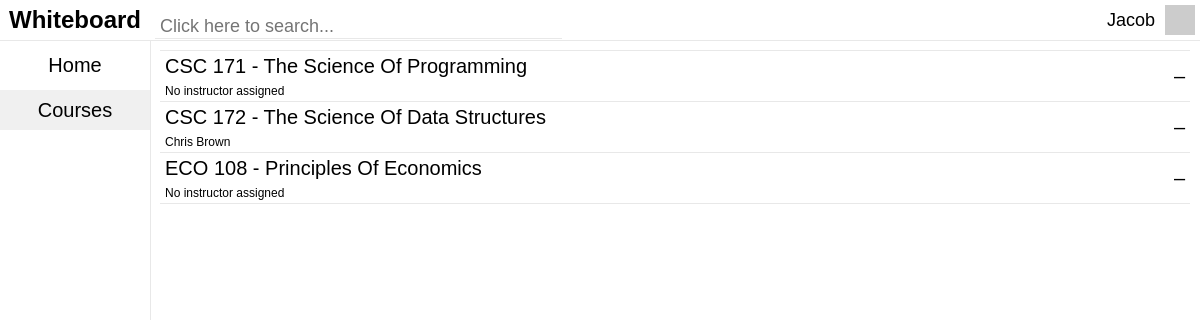
The page /site/courses.php (signed in) on the database as committed earlier.
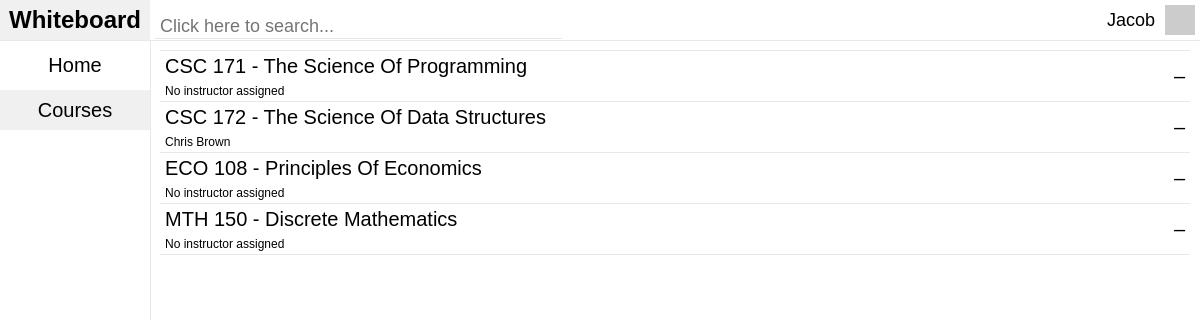
The same page on the database as committed later.
### tables this page shows
CREATE TABLE `sectionStudents` (
`sectionStudentID` int(10) unsigned NOT NULL,
  `is_active` tinyint(1) NOT NULL,
  `userID` int(10) unsigned NOT NULL,
  `sectionID` int(10) unsigned NOT NULL,
  `is_pass_fail` tinyint(1) NOT NULL,
  `is_satisfactory_fail` tinyint(1) NOT NULL,
  `is_no_credit` tinyint(1) NOT NULL
);

CREATE TABLE `courses` (
`courseID` int(10) unsigned NOT NULL,
  `school` varchar(64) NOT NULL,
  `department` char(3) NOT NULL,
  `number` smallint(3) unsigned NOT NULL,
  `type` enum('MAIN_COURSE','LAB','RECITATION','WORKSHOP') NOT NULL,
  `title` varchar(64) NOT NULL,
  `description` text NOT NULL,
  `credits` decimal(2,1) unsigned NOT NULL,
  `requirements` text,
  `clusters` text COMMENT 'This should be removed and expanded into a whole tables, but for now we''re not dealing with clusters and just leaving them as text.',
  `prerequisites` text,
  `cross_listed` text
);

CREATE TABLE `users` (
`userID` int(10) unsigned NOT NULL,
  `type` enum('STUDENT','TEACHER','ADMIN') NOT NULL,
  `username` varchar(64) NOT NULL,
  `password_hash` char(255) NOT NULL,
  `email` varchar(64) NOT NULL,
  `activation_hash` char(40) DEFAULT NULL,
  `is_active` tinyint(1) DEFAULT NULL COMMENT 'NULL = is banned',
  `password_reset_hash` char(40) DEFAULT NULL,
  `password_reset_time` int(10) unsigned DEFAULT NULL,
  `rememberme_token` char(64) DEFAULT NULL,
  `failed_logins` tinyint(3) unsigned NOT NULL DEFAULT '0' COMMENT 'Ban them after 255 failed logins',
  `last_failed_login_time` int(10) unsigned DEFAULT NULL,
  `registration_ip` varchar(39) DEFAULT NULL COMMENT 'Might remove this',
  `name_first` varchar(64) NOT NULL,
  `name_last` varchar(64) NOT NULL,
  `name_suffix` varchar(10) NOT NULL,
  `expected_graduation` smallint(5) unsigned DEFAULT NULL,
  `birth_year` smallint(6) NOT NULL,
  `birth_day` tinyint(2) DEFAULT NULL,
  `birth_month` tinyint(2) unsigned DEFAULT NULL,
  `registration_time` int(10) unsigned NOT NULL
);

### site/classes/Login.php (called while the page is built, shortened)
<?php
class Login
{
	public $db_connection = null;
	private $type = "";
	private $user_is_logged_in = false;
	public function databaseConnection()
	{
		if ($this->db_connection != null) {
			return true;
		} else {
			try {
				$this->db_connection = new PDO('mysql:host='. DB_HOST .';dbname='. DB_NAME . ';charset=utf8', DB_USER, DB_PASS);
				return true;
			} catch (PDOException $e) {
				$this->errors[] = "Database connection problem." . $e->getMessage();
			}
		}
		return false;
	}
	private function loginWithSessionData()
	{
		$this->email = $_SESSION['email'];
		$this->type = $_SESSION['type'];
		$this->user_is_logged_in = true;
	}
	public function isUserLoggedIn()
	{
		return $this->user_is_logged_in;
	}
	public function getType()
	{
		return $this->type;
	}
	public function getGravatarImageUrl($email, $s = 50, $d = 'mm', $r = 'g', $atts = array() )
	{
		$url = 'http://www.gravatar.com/avatar/';
		$url .= md5(strtolower(trim($email)));
		$url .= "?s=$s&d=$d&r=$r&f=y";
		$url = '<img src="' . $url . '"';
		$url .= ' />';
	}
}

### site/courses.php (the view, shortened to what the changed rows need)
<?php
require_once($_SERVER['DOCUMENT_ROOT'] .'/classes/Login.php');
require_once($_SERVER['DOCUMENT_ROOT'] .'/included/header.php');
?>
<link rel="stylesheet" type="text/css" href="../../included/css/courses.css">
<?php
if ($login->databaseConnection()) {
	if(isset($_GET['c'])) {
		echo "Loading...";
	} elseif(isset($_GET['s'])) {
		echo "Loading...";
	} else {
		echo "<div id='mainContentContainerContent' class='mainContentContainerContent'>";
		if($login->getType() == "TEACHER"){
			$query_sectionTeachers = $login->db_connection->prepare('SELECT * FROM sectionTeachers WHERE userID = :userID ORDER BY sectionID ASC');
				$query_sectionTeachers->bindValue(':userID', $_SESSION['userID'], PDO::PARAM_STR);
				$query_sectionTeachers->execute();
			if($query_sectionTeachers->rowCount() == 0) {
				echo "You do not currently teach any sections";
			}
			$i = 0;
			while($sectionTeachers = $query_sectionTeachers->fetchObject()) {
				$query_section = $login->db_connection->prepare('SELECT * FROM sections WHERE sectionID = :sectionID');
					$query_section->bindValue(':sectionID', $sectionTeachers->sectionID, PDO::PARAM_STR);
					$query_section->execute();
					$section = $query_section->fetchObject();
				$query_course = $login->db_connection->prepare('SELECT * FROM courses WHERE courseID = :courseID');
					$query_course->bindValue(':courseID', $section->courseID, PDO::PARAM_STR);
					$query_course->execute();
					$course = $query_course->fetchObject();
				$query_sectionTeacher = $login->db_connection->prepare('SELECT * FROM sectionTeachers WHERE sectionID = :sectionID');
					$query_sectionTeacher->bindValue(':sectionID', $section->sectionID, PDO::PARAM_STR);
					$query_sectionTeacher->execute();
					$sectionTeacher = $query_sectionTeacher->fetchObject();
				$query_sectionTeacherData = $login->db_connection->prepare('SELECT name_first, name_last FROM users WHERE userID = :userID');
					$query_sectionTeacherData->bindValue(':userID', $sectionTeacher->userID, PDO::PARAM_STR);
					$query_sectionTeacherData->execute();
					$sectionTeacherData = $query_sectionTeacherData->fetchObject();
				echo "<a href='../courses/?s=". $section->sectionID ."' class='noUnderline'>";
				echo "<div id='coursesCourseContainer' class='coursesCourseContainer' ". ((!$i++)? "style='border-top: solid 1px rgb(232,232,232);'" : "") ." >";
				echo "<div id='coursesCourseTitle' class='coursesCourseTitle'>";
				echo $course->department ." ". $course->number ." - ". ucwords(strtolower($course->title));
				echo "</div>";
				echo "<div id='coursesCourseTeacher' class='coursesCourseTeacher'>";
				if($sectionTeacherData->name_first == "") {
					echo "No instructor assigned";
				} else {
					echo "". $sectionTeacherData->name_first ." ". $sectionTeacherData->name_last ."";
				}
				echo "</div>";
				echo "</div>";
				echo "</a>";
			}
		} elseif($login->getType() == "STUDENT"){
			$query_sectionStudents = $login->db_connection->prepare('SELECT * FROM sectionStudents WHERE userID = :userID ORDER BY sectionID ASC');
				$query_sectionStudents->bindValue(':userID', $_SESSION['userID'], PDO::PARAM_STR);
				$query_sectionStudents->execute();
			$i = 0;
			while($sectionStudents = $query_sectionStudents->fetchObject()) {
				$query_section = $login->db_connection->prepare('SELECT * FROM sections WHERE sectionID = :sectionID');
					$query_section->bindValue(':sectionID', $sectionStudents->sectionID, PDO::PARAM_STR);
					$query_section->execute();
					$section = $query_section->fetchObject();
				$query_course = $login->db_connection->prepare('SELECT * FROM courses WHERE courseID = :courseID');
					$query_course->bindValue(':courseID', $section->courseID, PDO::PARAM_STR);
					$query_course->execute();
					$course = $query_course->fetchObject();
				$query_sectionTeacher = $login->db_connection->prepare('SELECT * FROM sectionTeachers WHERE sectionID = :sectionID');
					$query_sectionTeacher->bindValue(':sectionID', $section->sectionID, PDO::PARAM_STR);
					$query_sectionTeacher->execute();
					$sectionTeacher = $query_sectionTeacher->fetchObject();
				$query_sectionTeacherData = $login->db_connection->prepare('SELECT name_first, name_last FROM users WHERE userID = :userID');
					$query_sectionTeacherData->bindValue(':userID', $sectionTeacher->userID, PDO::PARAM_STR);
					$query_sectionTeacherData->execute();
					$sectionTeacherData = $query_sectionTeacherData->fetchObject();
				$query_sectionGrade = $login->db_connection->prepare('SELECT * FROM sectionGrades WHERE userID = :userID AND sectionID = :sectionID');
					$query_sectionGrade->bindValue(':userID', $_SESSION['userID'], PDO::PARAM_STR);
					$query_sectionGrade->bindValue(':sectionID', $section->sectionID, PDO::PARAM_STR);
					$query_sectionGrade->execute();
					$sectionGrade = $query_sectionGrade->fetchObject();
				echo "<a href='../courses/?s=". $section->sectionID ."' class='noUnderline'>";
				echo "<div id='coursesCourseContainer' class='coursesCourseContainer' ". ((!$i++)? "style='border-top: solid 1px rgb(232,232,232);'" : "") ." >";
				echo "<div id='coursesCourseTitle' class='coursesCourseTitle'>";
				echo $course->department ." ". $course->number ." - ". ucwords(strtolower($course->title));
				echo "</div>";
				echo "<div id='coursesCourseTeacher' class='coursesCourseTeacher'>";
				if($sectionTeacherData->name_first == "") {
					echo "No instructor assigned";
				} else {
					echo "". $sectionTeacherData->name_first ." ". $sectionTeacherData->name_last ."";
				}
				echo "</div>";
				echo "<div id='assignmentsAssignmentGrade' class='assignmentsAssignmentGrade'>";
				if($sectionGrade->grade != NULL) {
					echo round((double)$sectionGrade->grade, 2) ."%";
				} else {
					echo "&ndash;";
				}
				echo "</div>";
				echo "</div>";
				echo "</a>";
			}
		}
	}
} else {
	echo "There was an error with your request. Please try again later.";
}
include($_SERVER['DOCUMENT_ROOT'] .'/included/footer.php');
?>

Rows that differ between the two databases and show on the page:
added sectionstudents: courses.department "MTH", courses.number "150", courses.title "Discrete Mathematics", shows "No instructor assigned"
